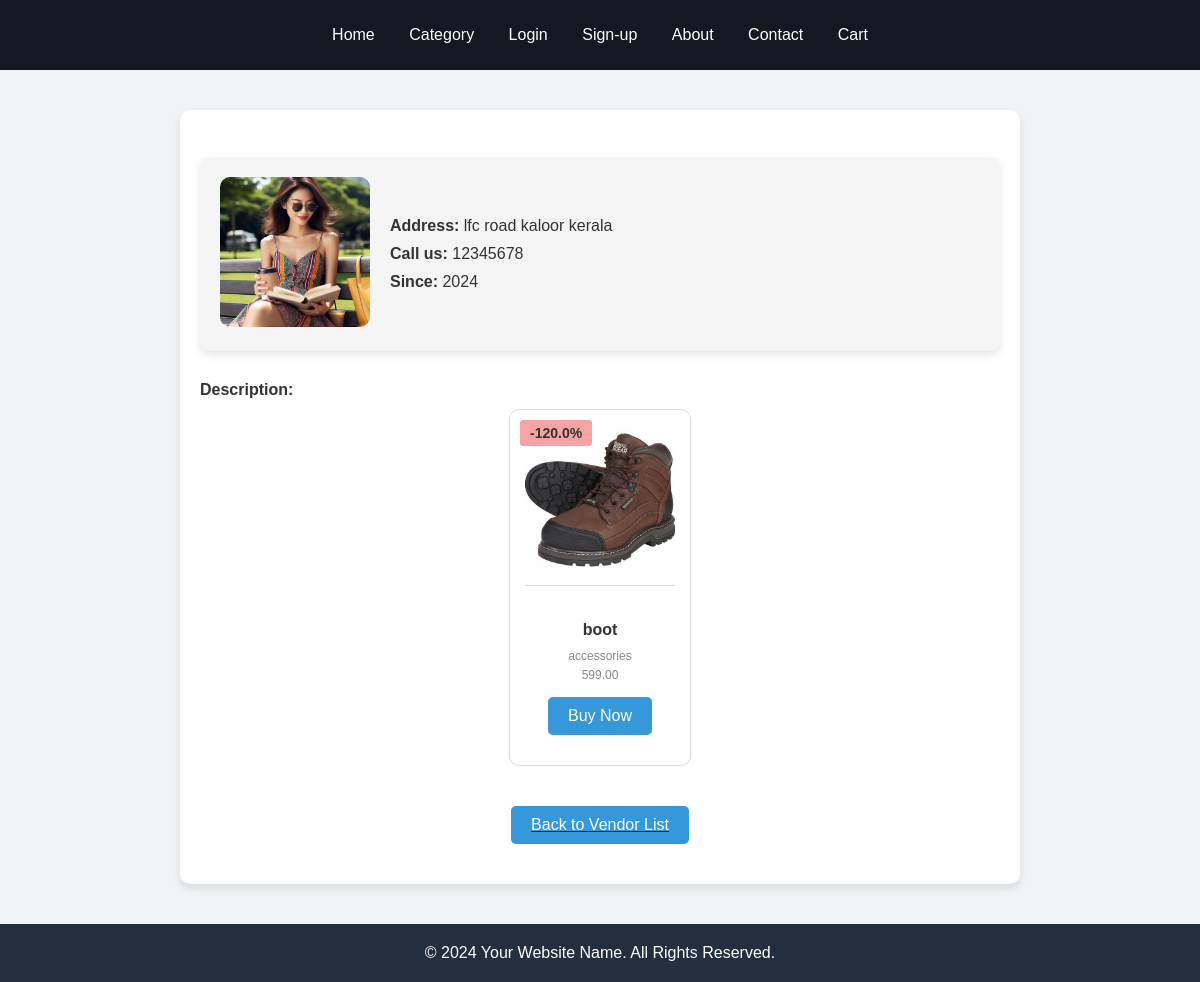
Page /vender/veng2ac6fda1gbf3hidiebf22 on the earlier database version.
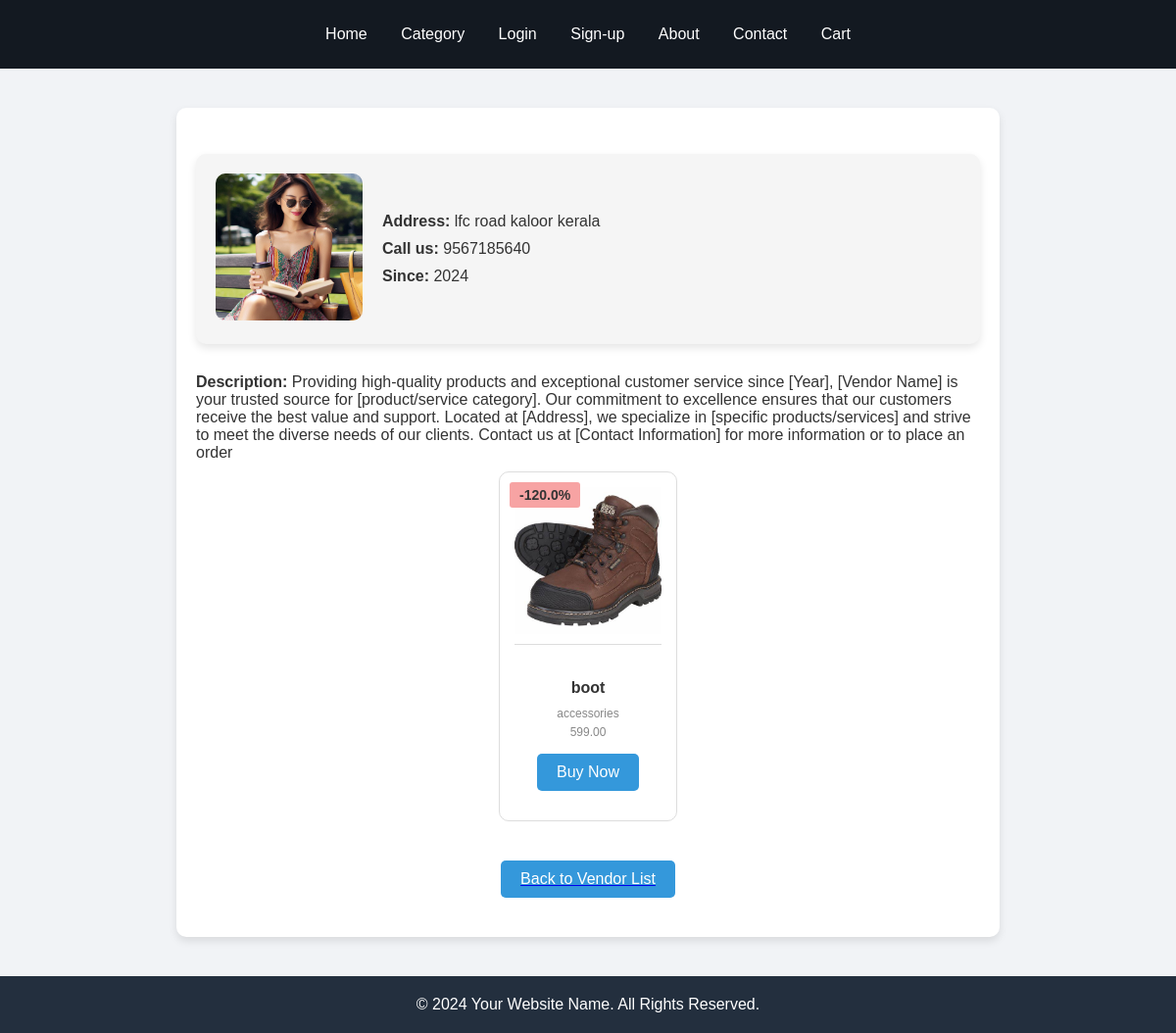
Same page on the later database version.
### core/models.py (models this page shows, shortened)
class Vendor(models.Model):
    vid = ShortUUIDField(unique=True, max_length=30, prefix='ven', alphabet='abcdefghi1123456')
    title = models.CharField(max_length=100)
    image = models.ImageField(upload_to=user_directory_path)
    description = models.TextField(null=True, blank=True)
    address = models.CharField(max_length=100, default='lfc road kaloor kerala')
    contact = models.CharField(max_length=100, default='12345678')
    chat_resp_time = models.CharField(max_length=100, default='100')
    shipping_time = models.CharField(max_length=100, default='100')
    authenticate_rating = models.CharField(max_length=100, default='100')
    day_return = models.CharField(max_length=100, default='100')
    warranty = models.CharField(max_length=100, default='100')
    date=models.DateField(auto_now_add=True,null=True,blank=True)
    user = models.ForeignKey(User, on_delete=models.SET_NULL, null=True)
    class Meta:
        verbose_name_plural = "Vendors"

### core/views.py (the view)
# urls.py: path("vender/<vid>",views.vender_detail_view, name="vender_detail_view"),
def vender_detail_view(request,vid):
    vender=Vendor.objects.get(vid=vid)
    products=Product.objects.filter(product_status="published",vender=vender)#'vender'is from models product.vender
    return render(request,'vender_deatil_view.html',{'vender':vender,'products':products})

### core/context_processor.py (called while the page is built)
def default(request):
    categories=Category.objects.all()
    return{
        'categories':categories
    }

### core/models.py (called while the page is built)
    def __str__(self):
        return self.title

    def get_percentage(self):
        new_price = (self.price / self.old_price) * 100
        return new_price

### templates/vender_deatil_view.html (shortened to what this page needs)
{% extends "base.html" %}
{% block content %}
<div class="vendor-detail-container">
    <div class="vendor-info">
        <div class="vendor-detail-card">
            <div class="vendor-image">
                <img src="{{ vender.image.url }}" alt="Vendor Image">
            </div>
            <div class="vendor-details-text">
                <p class="vendor-detail"><strong>Address:</strong> {{ vender.address }}</p>
                <p class="vendor-detail"><strong>Call us:</strong> {{ vender.contact }}</p>
                <p class="vendor-detail"><strong>Since:</strong> {{ vender.date|date:'Y' }}</p>
            </div>
        </div>
        <div class="vendor-extra">
            <p class="vendor-detail"><strong>Description:</strong> {{ vender.description }}</p>
        </div>
    </div>
    <section class="featured-products-section">
        <div class="container">
            <div class="product-grid">
                {% for product in products %}
                <div class="product-card">
                    <img src="{{ product.image.url }}" alt="{{ product.title }}" class="product-image">
                    <div class="product-details">
                        <h3 class="product-title">{{ product.title }}</h3>
                        <p class="product-category">{{ product.category }}</p>
                        <span class="product-percentage">-{{ product.get_percentage|floatformat}}%</span>
                        <p class="product-price">{{ product.price }}</p>
                        <a href="#" class="btn-secondary">Buy Now</a>
                    </div>
                </div>
                {% endfor %}
            </div>
        </div>
    </section>
    <a href="{% url 'index:vender_list_view' %}">
        <button class="back-btn">Back to Vendor List</button>
    </a>
</div>
{% endblock %}

Differences in the rows shown:
changed Vendor "lfc road kaloor kerala": contact "12345678" → "9567185640"; description (not shown) → "Providing high-quality products and exceptional customer service since [Year], [Vendor Name] is your trusted source for [product/service category]. Our commitment to excellence ensures that our customers receive the best value and support. Located at [Address], we specialize in [specific products/services] and strive to meet the diverse needs of our clients. Contact us at [Contact Information] for more information or to place an order"
